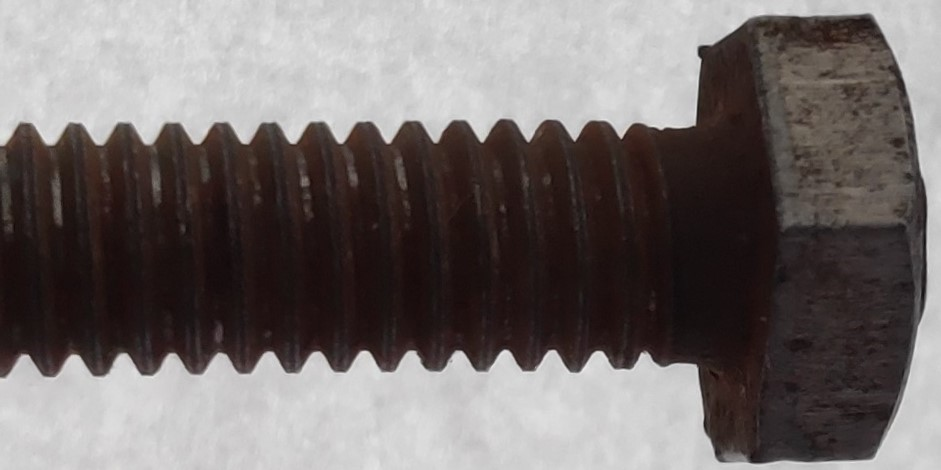
#> input picture screw8.jpg, 941 x 470 px
$ jupyter execute --allow-errors 'Winter Project(rough)-SCREW2.ipynb'   (shell and % lines are left out)
#> lines starting #> are read from the running program, lines starting #| are printed output that depends on the picture; after the words box and inside, x2 and y2 are one past the last pixel; in counts of white or black regions, pixels touching at a corner belong together
[cell 1]
import cv2
import numpy as np
import math as m
import matplotlib.pyplot as plt

[cell 2]
def nothing(x):
    print(x)

[cell 3]
src_img = cv2.imread('screw8.jpg',1)
#> src_img is the input picture: shape (470, 941, 3); mean B, G, R 107.2, 108.3, 115
cv2.imshow('read',src_img)
cv2.waitKey(0)
gauss = cv2.GaussianBlur(src_img,(5,5),6)
gray = cv2.cvtColor(gauss,cv2.COLOR_BGR2GRAY)
cv2.imshow('img',gray)
cv2.waitKey(0)
cv2.namedWindow('Edge Detect')
cv2.createTrackbar('Thresh1','Edge Detect',0,255,nothing)
cv2.createTrackbar('Thresh2','Edge Detect',0,255,nothing)
t1 = t2 = 0
while(1):
    canny = cv2.Canny(gray,t1,t2)
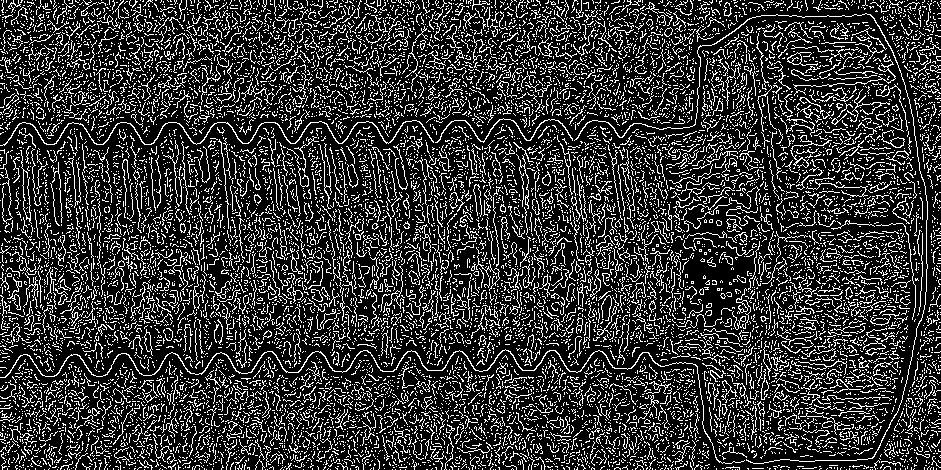
#> canny: shape (470, 941); 20.8% white in thin lines or dots
    cv2.imshow('Edge Detect',canny)
    k = cv2.waitKey(1) & 0xFF
#> (key Esc is pressed here)
    if k == 27:#Esc Key for terminating
        break
    t1 = cv2.getTrackbarPos('Thresh1','Edge Detect')
    t2 = cv2.getTrackbarPos('Thresh2','Edge Detect')
cv2.destroyAllWindows()

[cell 4]
cv2.imshow('canny',canny)
cv2.waitKey(0)

[cell 5]
img2 = canny.copy()
img2 = img2[:,160:400]
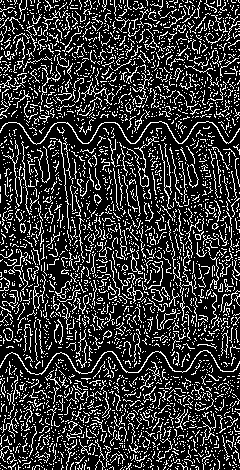
#> img2: shape (470, 240); 20.8% white in thin lines or dots
#img2 = cv2.cvtColor(img2,cv2.COLOR_BGR2GRAY)
cv2.imshow('cropped',img2)
cv2.waitKey(0)
print(img2.shape)
#| (470, 240)

[cell 6]
img3 = img2.copy()
a = np.zeros((img3.shape[0],img3.shape[1]))
for c in range(img3.shape[1]):
    for r in range(img3.shape[0]):
        if img3[r,c]==255:
            a[r,c]=255
            break
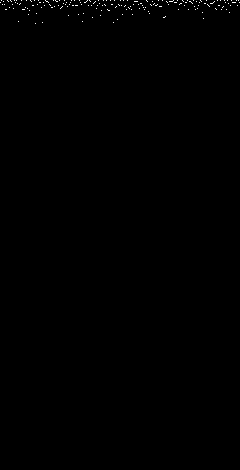
#> a: shape (470, 240) float64; 0.21% white in thin lines or dots, all inside (x1, y1, x2, y2) = (0, 0, 240, 24)
cv2.imshow('Upper Pixels', a)
cv2.waitKey(0)
for c in range(img3.shape[1]-1,0,-1):
    for r in range(img3.shape[0]-1,0,-1):
        if img3[r,c]==255:
            a[r,c]=255
            break
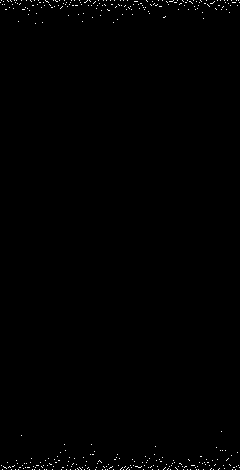
#> a: shape (470, 240) float64; 0.42% white in thin lines or dots
cv2.imshow('Lower pixels', a)
cv2.waitKey(0)

[cell 7]
img4 = a.copy()
for r in range(img4.shape[0]):
    if 255 in img4[r,:]:
        min2 = r
        break
for r in range(img4.shape[0]-1,-1,-1):
    if 255 in img4[r,:]:
        max2 = r
        break
print(min2)
#| 0
print(max2)
#| 469
mid = int((min2+max2)/2)
#> mid = 234
print(mid)
#| 234

[cell 8]
img4[int(mid),:] = 255
cv2.imshow('midline',img4)
cv2.waitKey(0)

[cell 9]
upper = []
for col in range(img4.shape[1]):
    for row in range(mid):
        if int(img4[row,col]) == 255:
            tup = (row,col)
            upper.append(tup)
            tup = ()

print(upper)

[cell 10]
lower = []
for col in range(img4.shape[1]-1,-1,-1):
    for row in range(mid+1,img4.shape[0]):
        if int(img4[row,col]) == 255:
            tup = (row,col)
            lower.append(tup)
            tup = ()

print(lower)

[cell 11]
direction_upper = []
for x in range(len(upper)-1):
    if upper[x][0] > upper[x+1][0]:
        tup = (1,upper[x][0],upper[x][1])
        direction_upper.append(tup)
        tup = ()
    elif upper[x][0] < upper[x+1][0]:
        tup = (0,upper[x][0],upper[x][1])
        direction_upper.append(tup)
        tup = ()
    else:
        continue

print(direction_upper)

[cell 12]
crest_upper = []
root_upper = []
for x in range(len(direction_upper)-4):
    if direction_upper[x][0] == 1 and direction_upper[x+1][0] == 0 and direction_upper[x+2][0] == 0 and direction_upper[x+3][0] == 0 and direction_upper[x+4][0] == 0:
        tup = (direction_upper[x][1],direction_upper[x][2])
        crest_upper.append(tup)
        tup = ()
    elif direction_upper[x][0] == 0 and direction_upper[x+1][0] == 1 and direction_upper[x+2][0] == 1 and direction_upper[x+3][0] == 1:
        tup = (direction_upper[x][1],direction_upper[x][2])
        root_upper.append(tup)
        tup = ()

[cell 13]
print(crest_upper)
print(root_upper)

[cell 14]
img5 = img4.copy()
for coord in crest_upper:
    cv2.circle(img5,(coord[1],coord[0]),5,155,1)
cv2.imshow('crestpoints',img5)
cv2.waitKey(0)
#> Out = 27

[cell 15]
img6 = img4.copy()
for coord in root_upper:
    cv2.circle(img6,(coord[1],coord[0]),5,155,1)
cv2.imshow('rootpoints',img6)
cv2.waitKey(0)
#> Out = 27

[cell 16]
(Y1,X1) = crest_upper[0]
(Y2,X2) = crest_upper[-1]

[cell 17]
upper_crest_group = []
upper_root_group = []
#> (the rest of this cell did not finish here and is left out)

[cell 18]
img7 = img4.copy()
for coord in upper_crest_group:
    cv2.circle(img7,(coord[1],coord[0]),5,155,1)
#> img7: shape (470, 240) float64; 0.64% white in thin lines or dots
cv2.imshow('crestpoints',img7)
cv2.waitKey(0)

img8 = img4.copy()
for coord in upper_root_group:
    cv2.circle(img8,(coord[1],coord[0]),5,155,1)
cv2.imshow('rootpoints',img8)
cv2.waitKey(0)
#> Out = 27

[cell 19]
print(len(upper_crest_group))
print(len(upper_root_group))

[cell 20]
group = 1
upper_crest_clustered = []
#> (the rest of this cell did not finish here and is left out)

[cell 21]
list2 = []
for i in range(len(upper_crest_clustered)):
    list2.append(upper_crest_clustered[i][2])
list2 = list(set(list2))
list2

[cell 22]
list3 = []
final_upper_crests = []
for i in list2:
    for coord in upper_crest_clustered:
        if coord[2] == i:
            list3.append(coord)
    final_upper_crests.append(list3[int(len(list3)/2)])
    list3 = []
print(final_upper_crests)

[cell 23]
img9 = img4.copy()
for coord in final_upper_crests:
    cv2.circle(img9,(coord[1],coord[0]),4,200,1)
cv2.imshow('new_crests',img9)
cv2.waitKey(0)
#> Out = 27

[cell 24]
group1 = 1
upper_root_clustered = []
#> (the rest of this cell did not finish here and is left out)

[cell 25]
list6 = []
for i in range(len(upper_root_clustered)):
    list6.append(upper_root_clustered[i][2])
list6 = list(set(list6))
list6

[cell 26]
list7 = []
final_upper_roots = []
for i in list6:
    for coord in upper_root_clustered:
        if coord[2] == i:
            list7.append(coord)
    final_upper_roots.append(list7[int(len(list7)/2)])
    list7 = []
print(final_upper_roots)

[cell 27]
img10 = img4.copy()
for coord in final_upper_crests:
    cv2.circle(img10,(coord[1],coord[0]),4,200,1)

for coord in final_upper_roots:
    cv2.circle(img10,(coord[1],coord[0]),4,200,1)

cv2.imshow('final_image',img10)
cv2.waitKey(0)
#> Out = 27

[cell 28]
img11 = img10.copy()
#> (the rest of this cell did not finish here and is left out)

[cell 29]
direction_lower = []
for x in range(len(lower)-1):
    if lower[x][0] > lower[x+1][0]:
        tup = (1,lower[x][0],lower[x][1])
        direction_lower.append(tup)
        tup = ()
    elif lower[x][0] < lower[x+1][0]:
        tup = (0,lower[x][0],lower[x][1])
        direction_lower.append(tup)
        tup = ()
    else:
        continue

print(direction_lower)

[cell 30]
root_lower = []
crest_lower = []
for x in range(len(direction_lower)-4):
    if direction_lower[x][0] == 1 and direction_lower[x+1][0] == 0 and direction_lower[x+2][0] == 0 and direction_lower[x+3][0] == 0 and direction_lower[x+4][0] == 0:
        tup = (direction_lower[x][1],direction_lower[x][2])
        root_lower.append(tup)
        tup = ()
    elif direction_lower[x][0] == 0 and direction_lower[x+1][0] == 1 and direction_lower[x+2][0] == 1:
        tup = (direction_lower[x][1],direction_lower[x][2])
        crest_lower.append(tup)
        tup = ()

[cell 31]
print(root_lower)
print(crest_lower)

[cell 32]
(Y1,X1) = root_lower[0]
(Y2,X2) = root_lower[-1]
lower_root_group = []
for coord in lower:
    (Y3,X3) = coord
    pd = (((X2-X1)*(Y1-Y3)) - ((X1-X3)*(Y2-Y1)))/m.sqrt((X2-X1)**2 + (Y2-Y1)**2)
    if pd<1 and pd>-1:
        tup = (Y3,X3)
        lower_root_group.append(tup)
        tup = ()

(Y1,X1) = crest_lower[0]
(Y2,X2) = crest_lower[-1]
lower_crest_group = []
for coord in lower:
    (Y3,X3) = coord
    pd = (((X2-X1)*(Y1-Y3)) - ((X1-X3)*(Y2-Y1)))/m.sqrt((X2-X1)**2 + (Y2-Y1)**2)
    if pd<1 and pd>-1:
        tup = (Y3,X3)
        lower_crest_group.append(tup)
        tup = ()

[cell 33]
group2 = 1
lower_root_clustered = []
lower_root_clustered.append((lower_root_group[0][0],lower_root_group[0][1],group2))
for i in range(len(lower_root_group)-1):
    (Y1,X1) = lower_root_group[i]
    (Y2,X2) = lower_root_group[i+1]
    pd = m.sqrt((X2-X1)**2 + (Y2-Y1)**2)
    if pd<7:
        lower_root_clustered.append((Y2,X2,group2))
    else:
        group2 = group2+1
        lower_root_clustered.append((Y2,X2,group2))

[cell 34]
list10 = []
for i in range(len(lower_root_clustered)):
    list10.append(lower_root_clustered[i][2])
list10 = list(set(list10))
list10

[cell 35]
list11 = []
final_lower_roots = []
for i in list10:
    for coord in lower_root_clustered:
        if coord[2] == i:
            list11.append(coord)
    final_lower_roots.append(list11[int(len(list11)/2)])
    list11 = []
print(final_lower_roots)

[cell 36]
img12 = img11.copy()
for coord in final_lower_roots:
    cv2.circle(img12,(coord[1],coord[0]),4,200,1)
cv2.imshow('final_lower_roots',img12)
cv2.waitKey(0)
#> Out = 27

[cell 37]
group3 = 1
lower_crest_clustered = []
lower_crest_clustered.append((lower_crest_group[0][0],lower_crest_group[0][1],group3))
for i in range(len(lower_crest_group)-1):
    (Y1,X1) = lower_crest_group[i]
    (Y2,X2) = lower_crest_group[i+1]
    pd = m.sqrt((X2-X1)**2 + (Y2-Y1)**2)
    if pd<7:
        lower_crest_clustered.append((Y2,X2,group3))
    else:
        group3 = group3+1
        lower_crest_clustered.append((Y2,X2,group3))

[cell 38]
list14 = []
for i in range(len(lower_crest_clustered)):
    list14.append(lower_crest_clustered[i][2])
list14 = list(set(list14))
list14

[cell 39]
list15 = []
final_lower_crests = []
for i in list14:
    for coord in lower_crest_clustered:
        if coord[2] == i:
            list15.append(coord)
    final_lower_crests.append(list15[int(len(list15)/2)])
    list15 = []
print(final_lower_crests)

[cell 40]
img13 = img12.copy()
for coord in final_lower_crests:
    cv2.circle(img13,(coord[1],coord[0]),4,200,1)
cv2.imshow('final_lower_crests',img13)
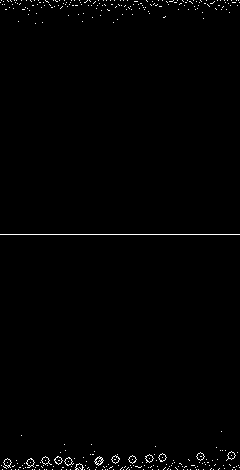
#> window 'final_lower_crests': shape (470, 240); 0.87% white in thin lines or dots
cv2.waitKey(0)
#> Out = 27

[cell 41]
img14 = img13.copy()
#> (the rest of this cell did not finish here and is left out)

[cell 42]
pitch_list = []
for i in range(len(final_upper_crests)-1):
    X1 = final_upper_crests[i][0]
    Y1 = final_upper_crests[i][1]
    X2 = final_upper_crests[i+1][0]
    Y2 = final_upper_crests[i+1][1]
    dist = m.sqrt((X2-X1)**2 + (Y2-Y1)**2)
    pitch_list.append(dist)
for i in range(len(final_upper_roots)-1):
    X1 = final_upper_roots[i][0]
    Y1 = final_upper_roots[i][1]
    X2 = final_upper_roots[i+1][0]
    Y2 = final_upper_roots[i+1][1]
    dist = m.sqrt((X2-X1)**2 + (Y2-Y1)**2)
    pitch_list.append(dist)
for i in range(len(final_lower_roots)-1):
    X1 = final_lower_roots[i][0]
    Y1 = final_lower_roots[i][1]
    X2 = final_lower_roots[i+1][0]
    Y2 = final_lower_roots[i+1][1]
    dist = m.sqrt((X2-X1)**2 + (Y2-Y1)**2)
    pitch_list.append(dist)
for i in range(len(final_lower_crests)-1):
    X1 = final_lower_crests[i][0]
    Y1 = final_lower_crests[i][1]
    X2 = final_lower_crests[i+1][0]
    Y2 = final_lower_crests[i+1][1]
    dist = m.sqrt((X2-X1)**2 + (Y2-Y1)**2)
    pitch_list.append(dist)

print("Mean pitch in pixel distance:"+str(sum(pitch_list)/len(pitch_list))+" pixels")

[cell 43]
conversion = cv2.imread('mm_measure2.jpg',1)
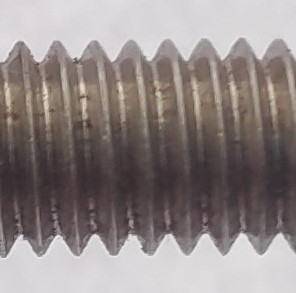
#> input picture mm_measure2.jpg, 296 x 293 px
#> conversion is the input picture: shape (293, 296, 3); mean B, G, R 133, 134.2, 143.5
cv2.imshow('crop',conversion)
cv2.waitKey(0)
conversion.shape
#> Out = (293, 296, 3)

[cell 44]
#296 pixels = 7.5mm
pixels_per_metric = 7.5/296
mean_pitch = sum(pitch_list)/len(pitch_list)
print("Pitch of the screw:"+str(pixels_per_metric * mean_pitch)+" mm")

[cell 45]
depth_list = []

#> (the rest of this cell did not finish here and is left out)

[cell 46]
major_dia_list = []
Y1,X1 = final_lower_crests[0][0] , final_lower_crests[0][1]
Y2,X2 = final_lower_crests[-1][0] , final_lower_crests[-1][1]
for coord in final_upper_crests:
    Y3,X3 = coord[0],coord[1]
    pd = (((X2-X1)*(Y1-Y3)) - ((X1-X3)*(Y2-Y1)))/m.sqrt((X2-X1)**2 + (Y2-Y1)**2)
    major_dia_list.append(abs(pd))
#> (the rest of this cell did not finish here and is left out)

[cell 47]
minor_dia_list = []
Y1,X1 = final_lower_roots[0][0] , final_lower_roots[0][1]
Y2,X2 = final_lower_roots[-1][0] , final_lower_roots[-1][1]
for coord in final_upper_roots:
    Y3,X3 = coord[0],coord[1]
    pd = (((X2-X1)*(Y1-Y3)) - ((X1-X3)*(Y2-Y1)))/m.sqrt((X2-X1)**2 + (Y2-Y1)**2)
    minor_dia_list.append(abs(pd))
#> (the rest of this cell did not finish here and is left out)

#> (a cell that did not finish here is left out)

[cell 49]
included_angle_list = []
for i in range(len(final_upper_roots)-1):
    (y1,x1) = (final_upper_roots[i][0],final_upper_roots[i][1])
    (y2,x2) = (final_upper_roots[i+1][0],final_upper_roots[i+1][1])
    (y3,x3) = (final_upper_crests[i+1][0],final_upper_crests[i+1][1])
    m1 = (y1-y3)/(x1-x3)
    m2 = (y2-y3)/(x2-x3)
    tan_theta = abs((m1-m2)/(1+m1*m2))
    included_angle_list.append(tan_theta)
included_angle_list = [m.atan(y)*180/m.pi for y in included_angle_list]
print(included_angle_list)
#> (the rest of this cell did not finish here and is left out)

[cell 50]
head = cv2.imread('screw_head6.jpg',0)
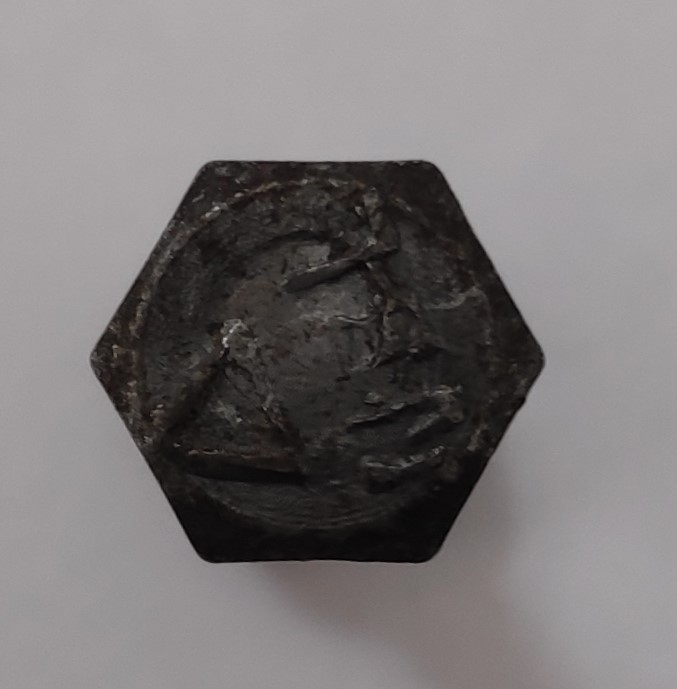
#> input picture screw_head6.jpg, 677 x 689 px
#> head: shape (689, 677); min 0, max 192, mean 119.9
print(head.shape)
cv2.imshow('head',head)
cv2.waitKey(0)

head2 = head.copy()

cv2.namedWindow('Shape Detect')
cv2.createTrackbar('Thresh1','Shape Detect',0,255,nothing)
cv2.createTrackbar('Thresh2','Shape Detect',0,255,nothing)
t3 = t4 = 0
while(1):
    #_,thresh1 = cv2.threshold(head,t3,t4,cv2.THRESH_TOZERO)
    head_canny = cv2.Canny(head2,t3,t4)
#> head_canny: shape (689, 677); 31.5% white in thin lines or dots
    cv2.imshow('Shape Detect',head_canny)
    z = cv2.waitKey(1) & 0xFF
#> (key Esc is pressed here)
    if z == 27:#Esc Key for terminating
        break
    t3 = cv2.getTrackbarPos('Thresh1','Shape Detect')
    t4 = cv2.getTrackbarPos('Thresh2','Shape Detect')
cv2.destroyAllWindows()

fin_img = head_canny.copy()
cv2.imshow('cannied',fin_img)
cv2.waitKey(0)
#> Out = 27

[cell 51]
for y in range(fin_img.shape[1]):
    for x in range(fin_img.shape[0]):
        if (fin_img[x,y])==255:
            min_x,min_y = x,y
            break

for y in range(fin_img.shape[1]-1,-1,-1):
    for x in range(fin_img.shape[0]):
        if (fin_img[x,y])==255:
            max_x,max_y = x,y
            break

print((max_x,max_y))
print((min_x,min_y))

[cell 52]
cop = fin_img.copy()
cv2.line(cop,(min_y,min_x),(max_y,max_x),200,1)
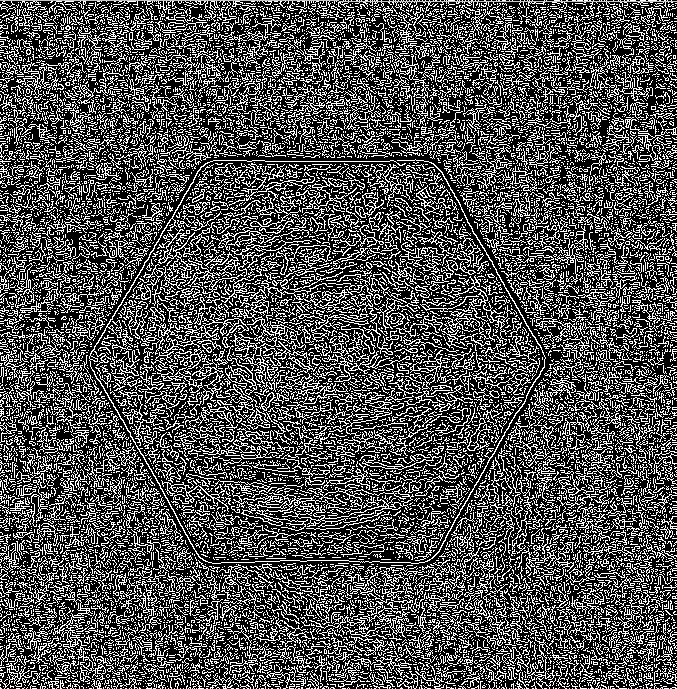
#> cop: shape (689, 677); min 0, max 255, mean 80.4
cv2.imshow('lined',cop)
cv2.waitKey(0)
print(cop.shape)

[cell 53]
#456 pixels = 12mm
ppm = 12/456
print("Across corner of the screw:"+str(m.sqrt((max_x-min_x)**2 + (max_y-min_y)**2) * ppm)+" mm")

[cell 54]
for i in range(cop.shape[0]-1,-1,-1):
    if 255 in cop[i,:]:
        i1 = i
        break
print(i1)
img15 = cop.copy()
print(img15.shape)
lines = []
for j in range(img15.shape[1]):
    if img15[i1,j] == 255:
        lines.append((i1,j))
#> after the loop, lines = 307 pairs, first value 688 to 688, second value 0 to 676
while len(lines)<=3:
    lines = []
    i1 = i1+1
    for j in range(img15.shape[1]):
        if img15[i1,j] == 255:
            lines.append((i1,j))
#> this loop made 0 passes
#> after the loop, i1 = 688
for coord in lines:
    cv2.circle(img15,(coord[1],coord[0]),5,200,1)
#> this loop made 307 passes
#> coord on passes 1 to 3: (688, 0), (688, 1), (688, 4)
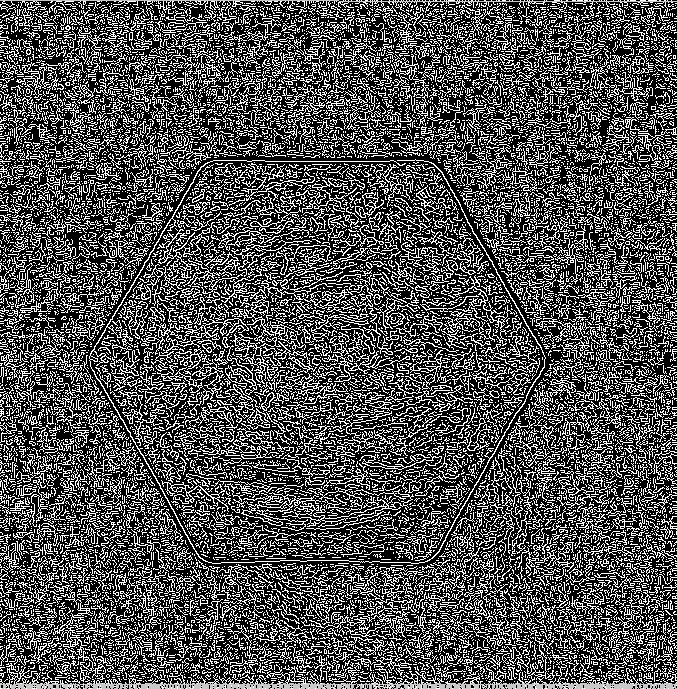
#> img15: shape (689, 677); 0.61% of pixels changed, all inside (x1, y1, x2, y2) = (0, 683, 677, 689)
cv2.imshow('image',img15)
cv2.waitKey(0)

for i in range(cop.shape[0]):
    if 255 in cop[i,:]:
        i2 = i
        break
print(i2)
img16 = cop.copy()
lines2 = []
for j in range(img16.shape[1]):
    if img16[i2,j] == 255:
        lines2.append((i2,j))
#> after the loop, lines2 = 136 pairs, first value 0 to 0, second value 343 to 671
while len(lines2)<=3:
    lines2 = []
    i2 = i2+1
    for j in range(img16.shape[1]):
        if img16[i2,j] == 255:
            lines2.append((i2,j))
#> after the loop, i2 = 0

for coord in lines2:
    cv2.circle(img16,(coord[1],coord[0]),5,200,1)
#> this loop made 136 passes
#> coord on passes 1 to 12: (0, 343), (0, 345), (0, 348), (0, 351), (0, 356), (0, 357), (0, 359), (0, 361), (0, 365), (0, 366), (0, 367), (0, 370)
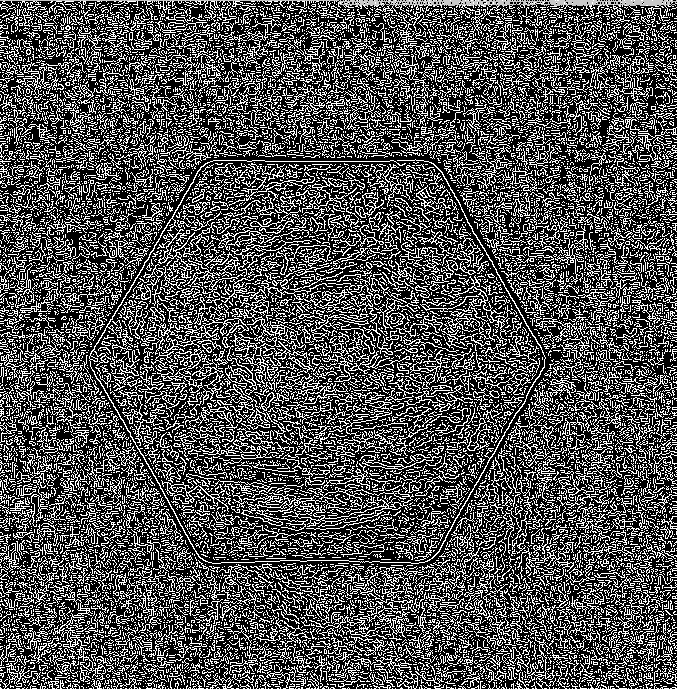
#> img16: shape (689, 677); 0.24% of pixels changed, all inside (x1, y1, x2, y2) = (339, 0, 677, 6)
cv2.imshow('image',img16)
cv2.waitKey(0)

across_flat_list = []

Y1,X1 = lines[0][0] , lines[0][1]
#> Y1 = 688; X1 = 0
Y2,X2 = lines[-1][0] , lines[-1][1]
#> Y2 = 688; X2 = 676
for coord in lines2:
    Y3,X3 = coord[0],coord[1]
    pd = (((X2-X1)*(Y1-Y3)) - ((X1-X3)*(Y2-Y1)))/m.sqrt((X2-X1)**2 + (Y2-Y1)**2)
    across_flat_list.append(abs(pd))
#> this loop made 136 passes
#> (coord, X3) on passes 1 to 12: ((0, 343), 343), ((0, 345), 345), ((0, 348), 348), ((0, 351), 351), ((0, 356), 356), ((0, 357), 357), ((0, 359), 359), ((0, 361), 361), ((0, 365), 365), ((0, 366), 366), ((0, 367), 367), ((0, 370), 370)
#> after the loop, across_flat_list = 136 values from 688 to 688

mean_across_flat = sum(across_flat_list)/len(across_flat_list)
#> mean_across_flat = 688
print("Across flat of screw:"+str(mean_across_flat*ppm)+" mm")

[cell 55]
cv2.imshow('canny',canny)
cv2.waitKey(0)
#> Out = 27
